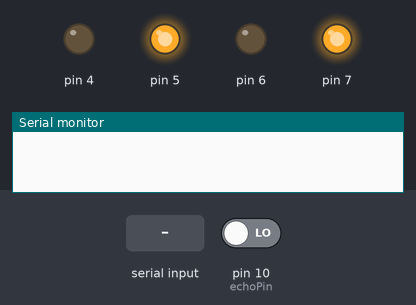
The sketch below on a simulated Arduino Uno, built with avr-gcc and run on an emulated ATmega328P. On the bench: output pins drawn as LEDs (lit = HIGH), the last lines printed to the serial monitor. Inputs (shaded band) come from the test bench; at power-on: pin 10 (echoPin) LOW. Pins used as bus, display or sensor lines are not drawn.

Above: at 0.1 s.
At 1.2 s:
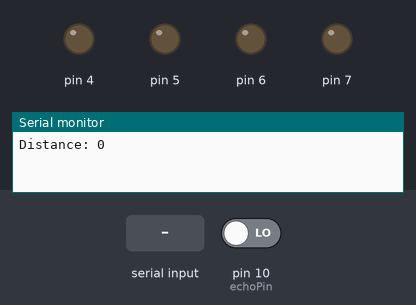
1.3 s: "L" received over Serial
At 4.5 s:
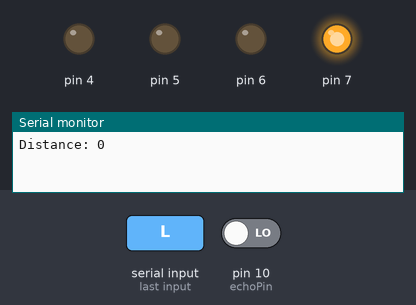
Timing chart, 0 to 19.5 s (numbered marks = the images above; inputs shaded):
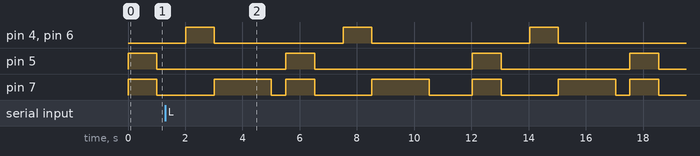

The sketch:

obstacle_avoidance_robot_1.ino
```cpp
const int trigPin= 12;
const int echoPin=10;

long duration;
int distance;

void setup(){

  pinMode(4, OUTPUT);
  pinMode(5, OUTPUT);
  pinMode(6, OUTPUT);
  pinMode(7, OUTPUT);
  pinMode(trigPin, OUTPUT);
  pinMode(echoPin, INPUT);
  Serial.begin(9600);

}

void loop(){


  //Forward
  digitalWrite(7,HIGH);
  digitalWrite(6,LOW);

  digitalWrite(5,HIGH);
  digitalWrite(4,LOW);

  //automatic avoidance of obstacle if it is closer than 30cm
  digitalWrite(trigPin, LOW);
  delay(2);
  digitalWrite(trigPin, HIGH);
  delay(10);
  digitalWrite(trigPin,LOW);

  duration= pulseIn(echoPin, HIGH);

  distance=duration*0.034/2;

  Serial.print("Distance: ");
  Serial.println(distance);

  if (distance <= 50){

    //Stop
    digitalWrite(6,LOW);
  	digitalWrite(7,LOW);

    digitalWrite(4,LOW);
  	digitalWrite(5,LOW);

    delay(1000);

    //Backward
    digitalWrite(6,HIGH);
  	digitalWrite(7,LOW);

    digitalWrite(4,HIGH);
  	digitalWrite(5,LOW);

    delay(1000);

    //Right
    digitalWrite(7,HIGH);
  	digitalWrite(6,LOW);

    digitalWrite(4,LOW);
    digitalWrite(5,LOW);

    delay(2000);

    //Stop
    digitalWrite(6,LOW);
  	digitalWrite(7,LOW);

    digitalWrite(4,LOW);
  	digitalWrite(5,LOW);

  }

  delay(500);


  //manual control using serial monitor
  if(Serial.available())
  {
    String val = Serial.readString();

    if(val == "F")
    {
      	digitalWrite(7,HIGH);
  	  	digitalWrite(6,LOW);

      	digitalWrite(5,HIGH);
  	  	digitalWrite(4,LOW);

    }

    else if(val == "B")
    {
    	digitalWrite(6,HIGH);
  	  	digitalWrite(7,LOW);

      	digitalWrite(4,HIGH);
  	  	digitalWrite(5,LOW);

    }

    else if(val == "S")
    {
    	digitalWrite(6,LOW);
  	  	digitalWrite(7,LOW);

      	digitalWrite(4,LOW);
  	  	digitalWrite(5,LOW);

    }

    else if(val == "L")
    {
      	digitalWrite(6,LOW);
  	  	digitalWrite(7,LOW);

      	digitalWrite(5,HIGH);
  	  	digitalWrite(4,LOW);

    }

    else if(val == "R")
    {
    	digitalWrite(7,HIGH);
  	  	digitalWrite(6,LOW);

      	digitalWrite(4,LOW);
  	  	digitalWrite(5,LOW);

    }
   }
}  
```
